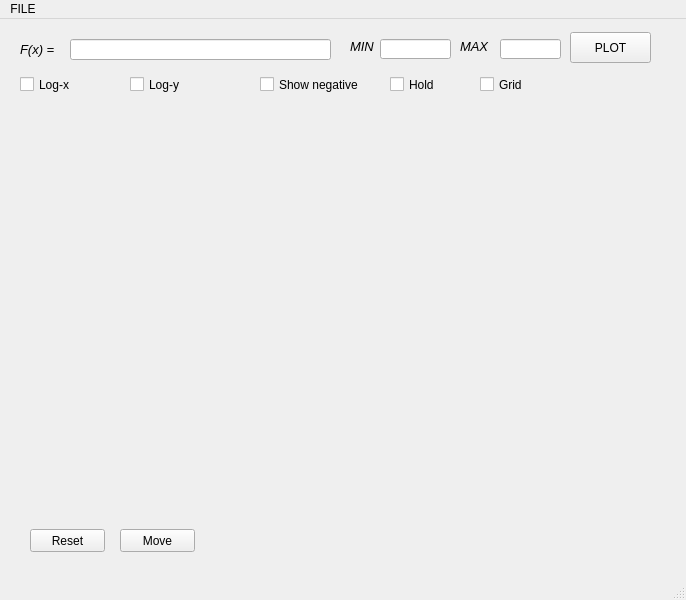
<?xml version="1.0" encoding="UTF-8"?>
<ui version="4.0">
 <class>MainWindow</class>
 <widget class="QMainWindow" name="MainWindow">
  <property name="geometry">
   <rect>
    <x>0</x>
    <y>0</y>
    <width>686</width>
    <height>600</height>
   </rect>
  </property>
  <property name="windowTitle">
   <string>Graficador</string>
  </property>
  <widget class="QWidget" name="centralwidget">
   <widget class="QLabel" name="label">
    <property name="geometry">
     <rect>
      <x>20</x>
      <y>20</y>
      <width>51</width>
      <height>21</height>
     </rect>
    </property>
    <property name="text">
     <string>&lt;html&gt;&lt;head/&gt;&lt;body&gt;&lt;p&gt;&lt;span style=&quot; font-size:10pt; font-style:italic;&quot;&gt;F(x) = &lt;/span&gt;&lt;/p&gt;&lt;/body&gt;&lt;/html&gt;</string>
    </property>
   </widget>
   <widget class="QLineEdit" name="textbox">
    <property name="geometry">
     <rect>
      <x>70</x>
      <y>20</y>
      <width>261</width>
      <height>21</height>
     </rect>
    </property>
   </widget>
   <widget class="QLabel" name="label_2">
    <property name="geometry">
     <rect>
      <x>350</x>
      <y>20</y>
      <width>46</width>
      <height>16</height>
     </rect>
    </property>
    <property name="text">
     <string>&lt;html&gt;&lt;head/&gt;&lt;body&gt;&lt;p&gt;&lt;span style=&quot; font-size:10pt; font-style:italic;&quot;&gt;MIN&lt;/span&gt;&lt;/p&gt;&lt;/body&gt;&lt;/html&gt;</string>
    </property>
   </widget>
   <widget class="QLineEdit" name="lowerbound">
    <property name="geometry">
     <rect>
      <x>380</x>
      <y>20</y>
      <width>71</width>
      <height>20</height>
     </rect>
    </property>
   </widget>
   <widget class="QLabel" name="label_3">
    <property name="geometry">
     <rect>
      <x>460</x>
      <y>20</y>
      <width>46</width>
      <height>16</height>
     </rect>
    </property>
    <property name="text">
     <string>&lt;html&gt;&lt;head/&gt;&lt;body&gt;&lt;p&gt;&lt;span style=&quot; font-size:10pt; font-style:italic;&quot;&gt;MAX&lt;/span&gt;&lt;/p&gt;&lt;/body&gt;&lt;/html&gt;</string>
    </property>
   </widget>
   <widget class="QLineEdit" name="upperbound">
    <property name="geometry">
     <rect>
      <x>500</x>
      <y>20</y>
      <width>61</width>
      <height>20</height>
     </rect>
    </property>
   </widget>
   <widget class="QPushButton" name="draw_button">
    <property name="geometry">
     <rect>
      <x>570</x>
      <y>13</y>
      <width>81</width>
      <height>31</height>
     </rect>
    </property>
    <property name="text">
     <string>PLOT</string>
    </property>
   </widget>
   <widget class="QCheckBox" name="logx_cb">
    <property name="geometry">
     <rect>
      <x>20</x>
      <y>50</y>
      <width>61</width>
      <height>31</height>
     </rect>
    </property>
    <property name="text">
     <string>Log-x</string>
    </property>
    <property name="iconSize">
     <size>
      <width>30</width>
      <height>16</height>
     </size>
    </property>
   </widget>
   <widget class="QCheckBox" name="logy_cb">
    <property name="geometry">
     <rect>
      <x>130</x>
      <y>50</y>
      <width>70</width>
      <height>31</height>
     </rect>
    </property>
    <property name="text">
     <string>Log-y</string>
    </property>
   </widget>
   <widget class="QCheckBox" name="trunc_cb">
    <property name="geometry">
     <rect>
      <x>260</x>
      <y>50</y>
      <width>101</width>
      <height>31</height>
     </rect>
    </property>
    <property name="text">
     <string>Show negative</string>
    </property>
   </widget>
   <widget class="QCheckBox" name="hold_cb">
    <property name="geometry">
     <rect>
      <x>390</x>
      <y>50</y>
      <width>70</width>
      <height>31</height>
     </rect>
    </property>
    <property name="text">
     <string>Hold</string>
    </property>
   </widget>
   <widget class="QCheckBox" name="grid_cb">
    <property name="geometry">
     <rect>
      <x>480</x>
      <y>50</y>
      <width>70</width>
      <height>31</height>
     </rect>
    </property>
    <property name="text">
     <string>Grid</string>
    </property>
   </widget>
   <widget class="QWidget" name="widget" native="true">
    <property name="geometry">
     <rect>
      <x>10</x>
      <y>80</y>
      <width>631</width>
      <height>411</height>
     </rect>
    </property>
    <widget class="MatplotlibWidget" name="matplotlibwidget" native="true">
     <property name="geometry">
      <rect>
       <x>30</x>
       <y>20</y>
       <width>571</width>
       <height>371</height>
      </rect>
     </property>
    </widget>
   </widget>
   <widget class="QLabel" name="X_PS">
    <property name="geometry">
     <rect>
      <x>530</x>
      <y>510</y>
      <width>46</width>
      <height>13</height>
     </rect>
    </property>
    <property name="text">
     <string/>
    </property>
   </widget>
   <widget class="QLabel" name="Y_POS">
    <property name="geometry">
     <rect>
      <x>600</x>
      <y>510</y>
      <width>46</width>
      <height>13</height>
     </rect>
    </property>
    <property name="text">
     <string/>
    </property>
   </widget>
   <widget class="QPushButton" name="pushButton_2">
    <property name="geometry">
     <rect>
      <x>30</x>
      <y>510</y>
      <width>75</width>
      <height>23</height>
     </rect>
    </property>
    <property name="text">
     <string>Reset</string>
    </property>
   </widget>
   <widget class="QPushButton" name="pushButton_3">
    <property name="geometry">
     <rect>
      <x>120</x>
      <y>510</y>
      <width>75</width>
      <height>23</height>
     </rect>
    </property>
    <property name="cursor">
     <cursorShape>ArrowCursor</cursorShape>
    </property>
    <property name="text">
     <string>Move</string>
    </property>
   </widget>
  </widget>
  <widget class="QMenuBar" name="menubar">
   <property name="geometry">
    <rect>
     <x>0</x>
     <y>0</y>
     <width>686</width>
     <height>21</height>
    </rect>
   </property>
   <widget class="QMenu" name="menuFILE">
    <property name="title">
     <string>FILE</string>
    </property>
    <addaction name="save_plot_action"/>
    <addaction name="import_data_action"/>
    <addaction name="exitAction"/>
   </widget>
   <addaction name="menuFILE"/>
  </widget>
  <widget class="QStatusBar" name="statusbar"/>
  <action name="save_plot_action">
   <property name="text">
    <string>SAVE PLOT</string>
   </property>
  </action>
  <action name="import_data_action">
   <property name="text">
    <string>IMPORT DATA</string>
   </property>
  </action>
  <action name="exitAction">
   <property name="text">
    <string>QUIT</string>
   </property>
  </action>
 </widget>
 <customwidgets>
  <customwidget>
   <class>MatplotlibWidget</class>
   <extends>QWidget</extends>
   <header>matplotlibwidget</header>
  </customwidget>
 </customwidgets>
 <resources/>
 <connections/>
</ui>
